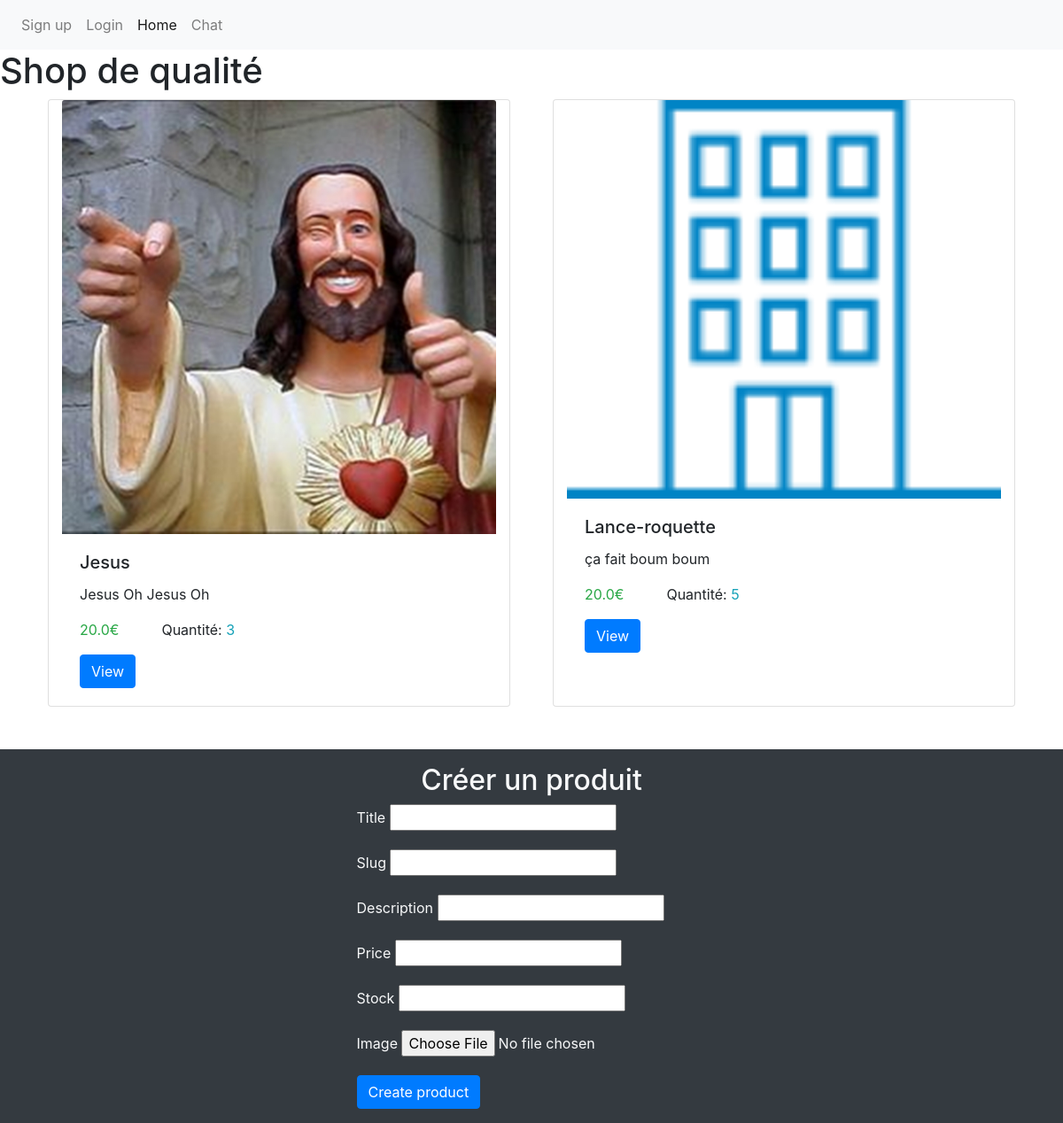
Before: / with the older database file.
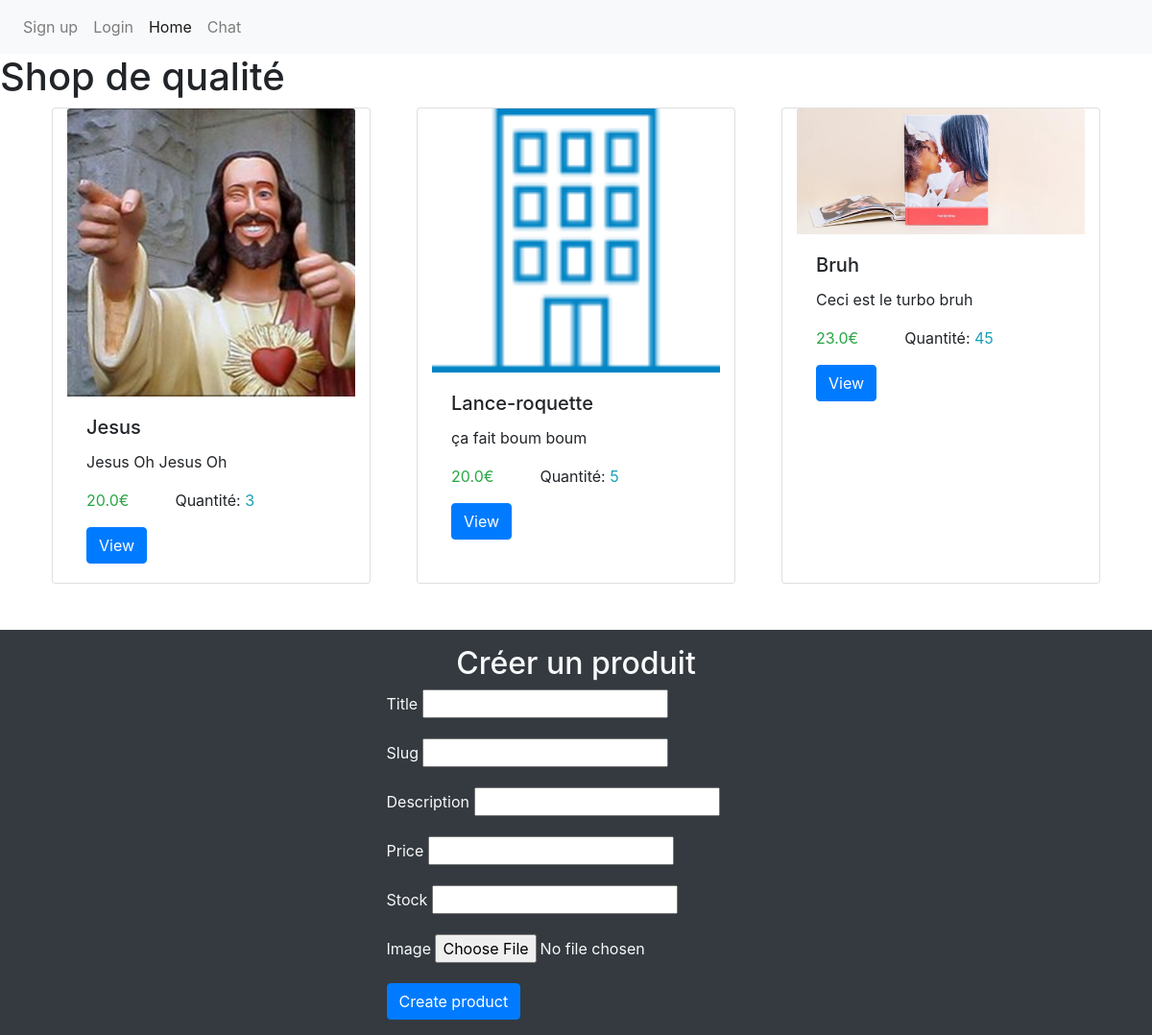
After: the same page with the newer database file.
### store/models.py (models this page shows, shortened)
class Product(models.Model):
    title = models.CharField(max_length=200)
    slug = models.SlugField(max_length=200)
    desc = models.TextField(blank=True)
    price = models.FloatField(default=0)
    quantity = models.IntegerField(default=0)
    image = models.ImageField(upload_to="products", blank=True, null=True)

### store/views.py (the view)
# urls.py: path('', index, name='index'),
def index(request):
    products = Product.objects.all()
    return render(request, 'store/index.html', context={"products": products})

### store/templates/store/index.html (shortened to what this page needs)
{% extends 'base.html' %}
{% block content %}
<h1>Shop de qualité</h1>
<div class="container">
    <div class="row">
        {% for product in products %}
            {% if product.quantity > 0 %}
                <div class="card col-sm mx-4" style="width: 18rem;">
                    <img src="{{ product.image.url }}" class="card-img-top" alt="{{ product.title }}">
                    <div class="card-body">
                    <h5 class="card-title">{{ product.title }}</h5>
                    <p class="card-text">{{ product.desc }}</p>
                    <div class="d-flex justify-content-start">
                        <p class="card-text text-success">{{ product.price }}€</p>
                        <p class="card-text ml-5">Quantité: <span class="text-info">{{ product.quantity }}</span></p>
                    </div>
                    <a href="{% url 'product' product.slug %}" class="btn btn-primary">View</a>
                    </div>
                </div>
            {% endif %}
        {% endfor %}
    </div>
</div>
<div class="d-flex flex-column align-items-center justify-content-center bg-dark py-3 mt-5">
    <h2 class="text-light">Créer un produit</h2>
    <form action="{% url 'create_view' %}" method="POST">
        <p>
            <label class="text-light" for="title">Title</label>
            <input type="text" name="title" id="title">
        </p>
        <p>
            <label class="text-light" for="slug">Slug</label>
            <input type="text" name="slug" id="slug">
        </p>
        <p>
            <label class="text-light" for="desc">Description</label>
            <input type="text" name="desc" id="desc">
        </p>
        <p>
            <label class="text-light" for="price">Price</label>
            <input type="text" name="price" id="price">
        </p>
        <p>
            <label class="text-light" for="quantity">Stock</label>
            <input type="text" name="quantity" id="quantity">
        </p>
        <p>
            <label class="text-light" for="image">Image</label>
            <input class="text-light" type="file" name="image" id="image" accept="image/png, image/jpeg">
        </p>
        <button class="btn btn-primary" type="submit">Create product</button>
    </form>
</div>
{% endblock %}

Changed rows visible on the page:
added Product: image (picture), title "Bruh", desc "Ceci est le turbo bruh", price "23.0", quantity "45"
